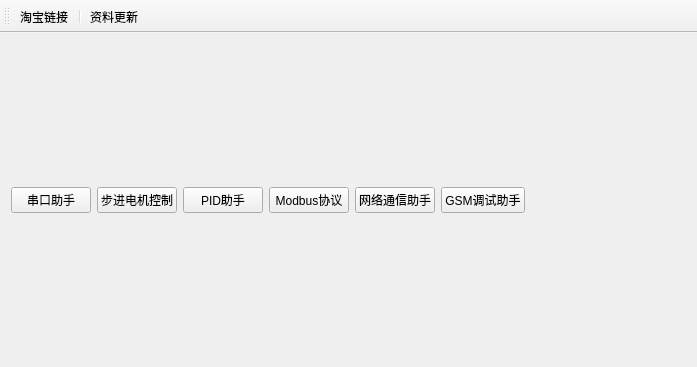
<?xml version="1.0" encoding="UTF-8"?>
<ui version="4.0">
 <class>MainWindow</class>
 <widget class="QMainWindow" name="MainWindow">
  <property name="geometry">
   <rect>
    <x>0</x>
    <y>0</y>
    <width>697</width>
    <height>367</height>
   </rect>
  </property>
  <property name="sizePolicy">
   <sizepolicy hsizetype="MinimumExpanding" vsizetype="MinimumExpanding">
    <horstretch>0</horstretch>
    <verstretch>0</verstretch>
   </sizepolicy>
  </property>
  <property name="minimumSize">
   <size>
    <width>574</width>
    <height>78</height>
   </size>
  </property>
  <property name="windowTitle">
   <string>MainWindow</string>
  </property>
  <widget class="QWidget" name="centralWidget">
   <layout class="QGridLayout" name="gridLayout_2">
    <item row="0" column="0">
     <widget class="QPushButton" name="btnSerial">
      <property name="minimumSize">
       <size>
        <width>0</width>
        <height>25</height>
       </size>
      </property>
      <property name="styleSheet">
       <string notr="true"/>
      </property>
      <property name="text">
       <string>串口助手</string>
      </property>
      <property name="checkable">
       <bool>true</bool>
      </property>
     </widget>
    </item>
    <item row="0" column="1">
     <widget class="QPushButton" name="btnStepMotor">
      <property name="minimumSize">
       <size>
        <width>0</width>
        <height>25</height>
       </size>
      </property>
      <property name="text">
       <string>步进电机控制</string>
      </property>
      <property name="checkable">
       <bool>true</bool>
      </property>
     </widget>
    </item>
    <item row="0" column="2">
     <widget class="QPushButton" name="btnPID">
      <property name="minimumSize">
       <size>
        <width>0</width>
        <height>25</height>
       </size>
      </property>
      <property name="text">
       <string>PID助手</string>
      </property>
      <property name="checkable">
       <bool>true</bool>
      </property>
     </widget>
    </item>
    <item row="0" column="3">
     <widget class="QPushButton" name="btnModbus">
      <property name="minimumSize">
       <size>
        <width>0</width>
        <height>25</height>
       </size>
      </property>
      <property name="text">
       <string>Modbus协议</string>
      </property>
      <property name="checkable">
       <bool>true</bool>
      </property>
     </widget>
    </item>
    <item row="0" column="4">
     <widget class="QPushButton" name="btnNet">
      <property name="minimumSize">
       <size>
        <width>0</width>
        <height>25</height>
       </size>
      </property>
      <property name="text">
       <string>网络通信助手</string>
      </property>
      <property name="checkable">
       <bool>true</bool>
      </property>
     </widget>
    </item>
    <item row="0" column="5">
     <widget class="QPushButton" name="btnGSM">
      <property name="minimumSize">
       <size>
        <width>0</width>
        <height>25</height>
       </size>
      </property>
      <property name="text">
       <string>GSM调试助手</string>
      </property>
      <property name="checkable">
       <bool>true</bool>
      </property>
     </widget>
    </item>
    <item row="1" column="0" colspan="7">
     <layout class="QGridLayout" name="subPanel"/>
    </item>
    <item row="0" column="6">
     <spacer name="horizontalSpacer">
      <property name="orientation">
       <enum>Qt::Horizontal</enum>
      </property>
      <property name="sizeHint" stdset="0">
       <size>
        <width>40</width>
        <height>20</height>
       </size>
      </property>
     </spacer>
    </item>
   </layout>
  </widget>
  <widget class="QToolBar" name="toolBar">
   <property name="windowTitle">
    <string>toolBar</string>
   </property>
   <attribute name="toolBarArea">
    <enum>TopToolBarArea</enum>
   </attribute>
   <attribute name="toolBarBreak">
    <bool>false</bool>
   </attribute>
   <addaction name="TBLink"/>
   <addaction name="separator"/>
   <addaction name="updataLink"/>
  </widget>
  <action name="TBLink">
   <property name="text">
    <string>淘宝链接</string>
   </property>
   <property name="toolTip">
    <string>&lt;html&gt;&lt;head/&gt;&lt;body&gt;&lt;p&gt;打开淘宝链接&lt;/p&gt;&lt;/body&gt;&lt;/html&gt;</string>
   </property>
  </action>
  <action name="updataLink">
   <property name="text">
    <string>资料更新</string>
   </property>
   <property name="toolTip">
    <string>资料更新下载链接</string>
   </property>
  </action>
 </widget>
 <layoutdefault spacing="6" margin="11"/>
 <resources/>
 <connections/>
</ui>
